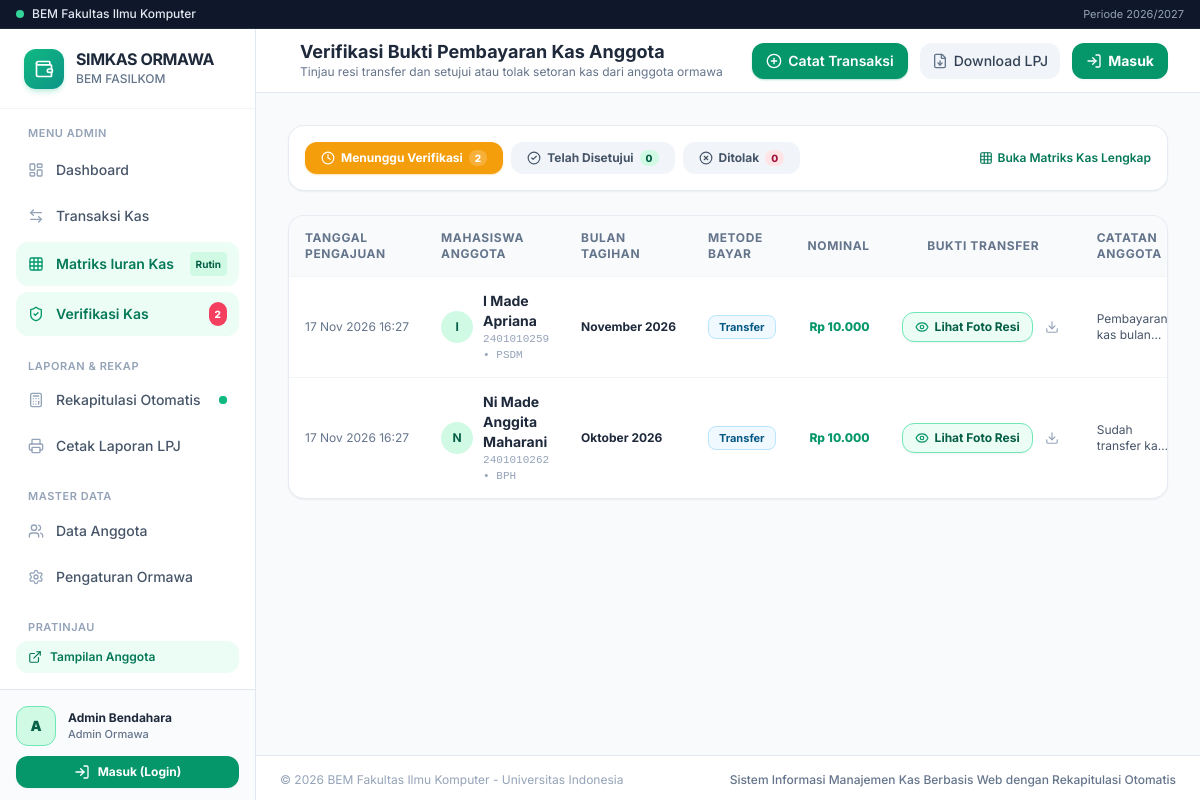
The app's page /verifikasi-iuran/, older data.
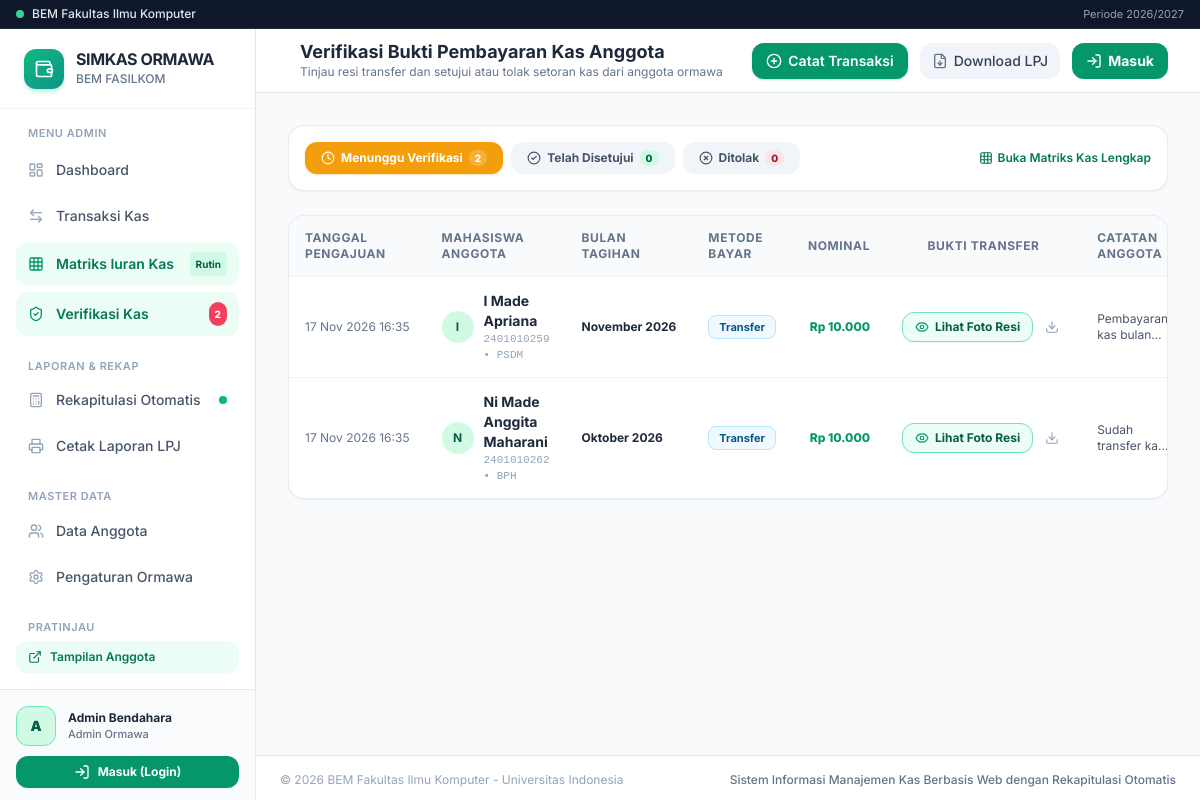
The same page, newer data.
### kas_app/models.py (models this page shows, shortened)
class PengajuanIuran(models.Model):
    STATUS_CHOICES = [
        ('menunggu', 'Menunggu Verifikasi'),
        ('disetujui', 'Disetujui'),
        ('ditolak', 'Ditolak'),
    ]
    METODE_CHOICES = [
        ('Transfer', 'Transfer'),
        ('Tunai', 'Tunai'),
    ]
    anggota = models.ForeignKey(Anggota, on_delete=models.CASCADE, related_name='pengajuan_list')
    periode = models.ForeignKey(PeriodeKas, on_delete=models.CASCADE, related_name='pengajuan_list')
    nominal = models.DecimalField(max_digits=12, decimal_places=2)
    metode_pembayaran = models.CharField(max_length=30, choices=METODE_CHOICES, default='Transfer')
    bukti_transfer = models.FileField(upload_to='bukti_transfer_anggota/')
    catatan = models.TextField(blank=True, default='')
    status = models.CharField(max_length=20, choices=STATUS_CHOICES, default='menunggu')
    catatan_bendahara = models.CharField(max_length=255, blank=True, default='')
    tanggal_pengajuan = models.DateTimeField(auto_now_add=True)
    diverifikasi_pada = models.DateTimeField(null=True, blank=True)
    diverifikasi_oleh = models.ForeignKey(User, null=True, blank=True, on_delete=models.SET_NULL)
    class Meta:
        verbose_name = 'Pengajuan Pembayaran Iuran'
        verbose_name_plural = 'Pengajuan Pembayaran Iuran'
        ordering = ['-tanggal_pengajuan']

class Anggota(models.Model):
    user = models.OneToOneField(User, on_delete=models.SET_NULL, null=True, blank=True, related_name='profil_anggota')
    nim = models.CharField(max_length=30, unique=True)
    nama = models.CharField(max_length=150)
    divisi = models.ForeignKey(Divisi, on_delete=models.CASCADE, related_name='anggota_list')
    jabatan = models.CharField(max_length=100, default='Staff')
    angkatan = models.PositiveIntegerField(default=2024)
    no_hp = models.CharField(max_length=30, blank=True, default='', help_text="Contoh: 081234567890 atau 6281234567890")
    email = models.EmailField(blank=True, default='')
    status_aktif = models.BooleanField(default=True)
    tanggal_bergabung = models.DateField(default=timezone.now)
    class Meta:
        verbose_name = 'Anggota'
        verbose_name_plural = 'Daftar Anggota'
        ordering = ['divisi', 'nama']

class Divisi(models.Model):
    kode = models.CharField(max_length=20, unique=True)
    nama = models.CharField(max_length=100)
    keterangan = models.TextField(blank=True, default='')
    class Meta:
        verbose_name = 'Divisi / Departemen'
        verbose_name_plural = 'Divisi / Departemen'
        ordering = ['nama']

class PeriodeKas(models.Model):
    BULAN_CHOICES = [
        (1, 'Januari'), (2, 'Februari'), (3, 'Maret'), (4, 'April'),
        (5, 'Mei'), (6, 'Juni'), (7, 'Juli'), (8, 'Agustus'),
        (9, 'September'), (10, 'Oktober'), (11, 'November'), (12, 'Desember'),
    ]
    nama_periode = models.CharField(max_length=50) # e.g. "Januari 2026"
    bulan = models.PositiveSmallIntegerField(choices=BULAN_CHOICES)
    tahun = models.PositiveIntegerField(default=2026)
    nominal = models.DecimalField(max_digits=12, decimal_places=2, default=10000)
    is_active = models.BooleanField(default=True)
    class Meta:
        verbose_name = 'Periode Kas'
        verbose_name_plural = 'Daftar Periode Kas'
        ordering = ['tahun', 'bulan']
        unique_together = ('bulan', 'tahun')

### kas_app/views.py (the view)
# urls.py: path('verifikasi-iuran/', views.verifikasi_iuran_list_view, name='verifikasi_iuran_list'),
def verifikasi_iuran_list_view(request):
    if request.user.is_authenticated and hasattr(request.user, 'profil_anggota') and not request.user.is_staff:
        messages.error(request, "Akses ditolak. Fitur ini hanya untuk Admin/Bendahara.")
        return redirect('portal_anggota')
    status_filter = request.GET.get('status', 'menunggu')
    pengajuan_qs = PengajuanIuran.objects.select_related('anggota__divisi', 'periode').all()
    if status_filter in ['menunggu', 'disetujui', 'ditolak']:
        pengajuan_qs = pengajuan_qs.filter(status=status_filter)
    count_menunggu = PengajuanIuran.objects.filter(status='menunggu').count()
    count_disetujui = PengajuanIuran.objects.filter(status='disetujui').count()
    count_ditolak = PengajuanIuran.objects.filter(status='ditolak').count()
    context = {
        'pengajuan_list': pengajuan_qs,
        'status_filter': status_filter,
        'count_menunggu': count_menunggu,
        'count_disetujui': count_disetujui,
        'count_ditolak': count_ditolak,
    }
    return render(request, 'kas_app/verifikasi_iuran.html', context)

### kas_app/context_processors.py (called while the page is built, shortened)
def profil_organisasi_processor(request):
    profil = ProfilOrganisasi.objects.first()
    is_bendahara = True
    is_anggota = False
    user_anggota = None
    pending_pengajuan_count = PengajuanIuran.objects.filter(status='menunggu').count() if is_bendahara else 0
    kategori_operasional = KategoriTransaksi.objects.filter(is_iuran_kas=False)
    divisi_all = Divisi.objects.all()
    return {
        'profil_organisasi': profil,
        'app_title': 'SIMKAS ORMAWA',
        'app_subtitle': 'Sistem Informasi Manajemen Kas Organisasi Kemahasiswaan Berbasis Web dengan Fitur Rekapitulasi Otomatis',
        'is_bendahara': is_bendahara,
        'is_anggota': is_anggota,
        'user_anggota': user_anggota,
        'pending_pengajuan_count': pending_pengajuan_count,
        'kategori_operasional': kategori_operasional,
        'divisi_all': divisi_all,
    }

### kas_app/templatetags/kas_tags.py (called while the page is built)
@register.filter(name='rupiah')
def rupiah(val):
    if val is None or val == '':
        return 'Rp 0'
    try:
        val = Decimal(str(val))
        formatted = f"{val:,.0f}".replace(',', '.')
        return f"Rp {formatted}"
    except (ValueError, TypeError):
        return f"Rp {val}"

### templates/kas_app/verifikasi_iuran.html (shortened to what the changed rows need)
{% extends 'base.html' %}
{% load kas_tags %}
{% block header_title %}Verifikasi Bukti Pembayaran Kas Anggota{% endblock %}
{% block content %}
<div class="space-y-6">
    <div class="bg-white rounded-2xl border border-slate-200/80 shadow-sm overflow-hidden">
        <div class="overflow-x-auto">
            <table class="w-full text-left text-xs">
                <thead class="bg-slate-50 text-slate-500 font-semibold uppercase tracking-wider border-b border-slate-100">
                    <tr>
                        <th class="py-3.5 px-4">Tanggal Pengajuan</th>
                        <th class="py-3.5 px-4">Mahasiswa Anggota</th>
                        <th class="py-3.5 px-4">Bulan Tagihan</th>
                        <th class="py-3.5 px-4">Metode Bayar</th>
                        <th class="py-3.5 px-4 text-right">Nominal</th>
                        <th class="py-3.5 px-4 text-center">Bukti Transfer</th>
                        <th class="py-3.5 px-4">Catatan Anggota</th>
                    </tr>
                </thead>
                <tbody class="divide-y divide-slate-100 text-slate-700">
                    {% for p in pengajuan_list %}
                    <tr class="hover:bg-slate-50/70 transition-colors">
                        <td class="py-3.5 px-4 whitespace-nowrap text-slate-500">
                            {{ p.tanggal_pengajuan|date:"d M Y H:i" }}
                        </td>
                        <td class="py-3.5 px-4">
                            <div class="flex items-center space-x-2.5">
                                <div class="w-8 h-8 rounded-full bg-emerald-100 text-emerald-800 font-bold flex items-center justify-center text-xs shrink-0">
                                    {{ p.anggota.nama|slice:":1" }}
                                </div>
                                <div>
                                    <p class="font-bold text-slate-800 text-sm">{{ p.anggota.nama }}</p>
                                    <p class="text-[11px] text-slate-400 font-mono">{{ p.anggota.nim }} &bull; {{ p.anggota.divisi.kode }}</p>
                                </div>
                            </div>
                        </td>
                        <td class="py-3.5 px-4 font-bold text-slate-800 whitespace-nowrap">
                            {{ p.periode.nama_periode }}
                        </td>
                        <td class="py-3.5 px-4 whitespace-nowrap">
                            <span class="px-2.5 py-1 rounded-lg text-[11px] font-bold {% if p.metode_pembayaran == 'Tunai' %}bg-amber-50 text-amber-800 border border-amber-200{% else %}bg-sky-50 text-sky-800 border border-sky-200{% endif %}">
                                {{ p.metode_pembayaran }}
                            </span>
                        </td>
                        <td class="py-3.5 px-4 text-right font-extrabold text-emerald-600 whitespace-nowrap">
                            {{ p.nominal|rupiah }}
                        </td>
                        <td class="py-3.5 px-4 text-center whitespace-nowrap">
                            {% if p.bukti_transfer %}
                            <div class="flex items-center justify-center space-x-1.5">
                                <button type="button"
                                        onclick="openPreviewBuktiModal('{{ p.bukti_transfer.url }}', '{{ p.anggota.nama|escapejs }}', '{{ p.anggota.nim }}', '{{ p.anggota.divisi.kode }}', '{{ p.periode.nama_periode }}', '{{ p.nominal|rupiah }}', '{{ p.metode_pembayaran }}', '{{ p.catatan|default:''|escapejs }}', '{{ p.id }}', '{{ p.status }}', '{{ p.tanggal_pengajuan|date:'d M Y H:i' }}')"
                                        class="inline-flex items-center px-3 py-1.5 rounded-xl bg-emerald-50 hover:bg-emerald-100 text-emerald-800 border border-emerald-300 font-bold text-xs transition-all shadow-sm hover:shadow hover:scale-105 group"
                                        title="Klik untuk membuka pratinjau bukti transfer">
                                    <i data-lucide="eye" class="w-3.5 h-3.5 mr-1.5 text-emerald-600 group-hover:scale-110 transition-transform"></i>
                                    <span>Lihat Foto Resi</span>
                                </button>
                                <a href="{{ p.bukti_transfer.url }}" target="_blank" download class="p-1.5 text-slate-400 hover:text-slate-700 rounded-lg hover:bg-slate-100 transition-colors" title="Download File Asli">
                                    <i data-lucide="download" class="w-3.5 h-3.5"></i>
                                </a>
                            </div>
                            {% endif %}
                        </td>
                        <td class="py-3.5 px-4 text-xs text-slate-600 max-w-xs">
                            <p class="line-clamp-2">{{ p.catatan|default:"-" }}</p>
                        </td>
                    </tr>
                    {% endfor %}
                </tbody>
            </table>
        </div>
    </div>
</div>
{% endblock %}

Row changes from the older to the newer data that the page shows:
removed PengajuanIuran: tanggal_pengajuan "17 Nov 2026 16:27", anggota.nama "I", anggota.nama "I Made Apriana", anggota.nim "2401010259", anggota.divisi.kode "PSDM", periode.nama_periode "November 2026", metode_pembayaran "Transfer", nominal|rupiah "Rp 10.000", catatan "Pembayaran kas…"
removed PengajuanIuran: tanggal_pengajuan "17 Nov 2026 16:27", anggota.nama "N", anggota.nama "Ni Made Anggita Maharani", anggota.nim "2401010262", anggota.divisi.kode "BPH", periode.nama_periode "Oktober 2026", metode_pembayaran "Transfer", nominal|rupiah "Rp 10.000", catatan "Sudah transfer…"
added PengajuanIuran: tanggal_pengajuan "17 Nov 2026 16:35", anggota.nama "I", anggota.nama "I Made Apriana", anggota.nim "2401010259", anggota.divisi.kode "PSDM", periode.nama_periode "November 2026", metode_pembayaran "Transfer", nominal|rupiah "Rp 10.000", catatan "Pembayaran kas…"
added PengajuanIuran: tanggal_pengajuan "17 Nov 2026 16:35", anggota.nama "N", anggota.nama "Ni Made Anggita Maharani", anggota.nim "2401010262", anggota.divisi.kode "BPH", periode.nama_periode "Oktober 2026", metode_pembayaran "Transfer", nominal|rupiah "Rp 10.000", catatan "Sudah transfer…"
